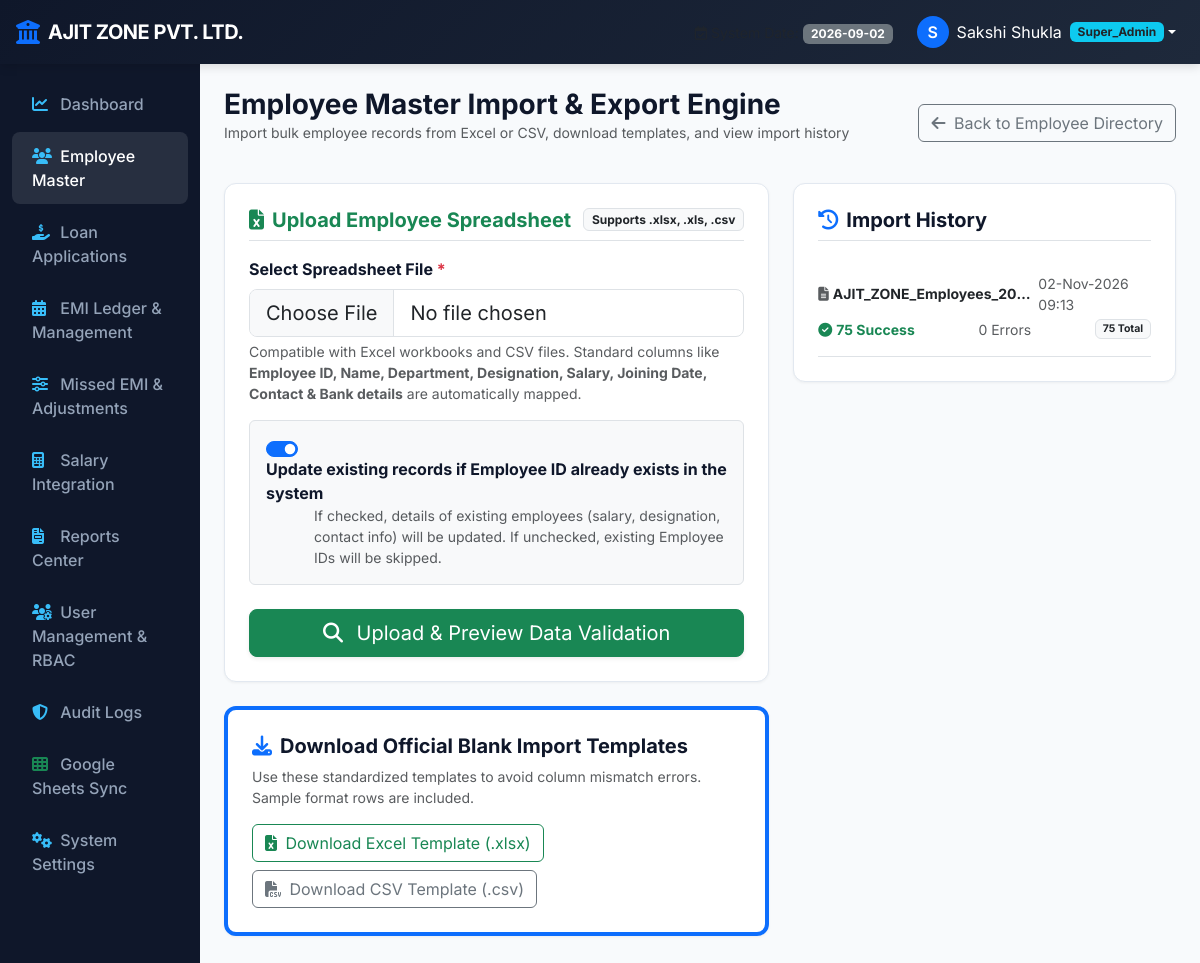
The app's page /employees/import (signed in) with its own data.
### models.py (models this page shows, shortened)
class SystemSetting(db.Model):
    __tablename__ = 'system_settings'
    id = db.Column(db.Integer, primary_key=True)
    key = db.Column(db.String(64), unique=True, nullable=False)
    value = db.Column(db.Text, nullable=True)
    description = db.Column(db.String(256), nullable=True)
    updated_at = db.Column(db.DateTime, default=datetime.utcnow, onupdate=datetime.utcnow)

class User(db.Model):
    __tablename__ = 'users'
    id = db.Column(db.Integer, primary_key=True)
    username = db.Column(db.String(64), unique=True, nullable=False, index=True)
    password_hash = db.Column(db.String(256), nullable=False)
    full_name = db.Column(db.String(128), nullable=False)
    email = db.Column(db.String(128), nullable=True)
    role = db.Column(db.String(32), nullable=False, default='HR')
    employee_id = db.Column(db.Integer, db.ForeignKey('employees.id'), nullable=True)
    permissions = db.Column(db.Text, nullable=True)
    is_primary_superadmin = db.Column(db.Boolean, default=False)
    is_active = db.Column(db.Boolean, default=True)
    created_at = db.Column(db.DateTime, default=datetime.utcnow)
    employee = db.relationship('Employee', foreign_keys=[employee_id], backref='user_account', uselist=False)
    def is_superadmin(self):
        return self.role == 'Super_Admin' or self.is_primary_superadmin
    def has_permission(self, module, action):
        if self.is_superadmin():
            return True

class ImportLog(db.Model):
    __tablename__ = 'import_logs'
    id = db.Column(db.Integer, primary_key=True)
    file_name = db.Column(db.String(128), nullable=False)
    records_processed = db.Column(db.Integer, default=0)
    records_success = db.Column(db.Integer, default=0)
    records_failed = db.Column(db.Integer, default=0)
    error_details = db.Column(db.Text, nullable=True)
    imported_by_id = db.Column(db.Integer, db.ForeignKey('users.id'), nullable=False)
    imported_at = db.Column(db.DateTime, default=datetime.utcnow)

### routes/employee.py (the view, shortened to what this page needs)
@employee_bp.route('/employees/import', methods=['GET', 'POST'])
@login_required
@permission_required('employees', 'import')
def import_excel():
    import_history = ImportLog.query.order_by(ImportLog.imported_at.desc()).limit(15).all()
    return render_template('employees/import.html', preview=False, history=import_history)

### templates/employees/import.html (shortened to what this page needs)
{% extends 'base.html' %}
{% block content %}
<div class="d-flex justify-content-between align-items-center mb-4">
    <div>
        <h3 class="fw-bold mb-0">Employee Master Import & Export Engine</h3>
        <p class="text-muted small">Import bulk employee records from Excel or CSV, download templates, and view import history</p>
    </div>
    <div class="d-flex gap-2">
        <a href="{{ url_for('employee.index') }}" class="btn btn-outline-secondary">
            <i class="fa-solid fa-arrow-left me-1"></i> Back to Employee Directory
        </a>
    </div>
</div>
{% if not preview %}
<div class="row g-4">
    <div class="col-lg-7">
        <div class="content-card">
            <div class="d-flex justify-content-between align-items-center mb-3 border-bottom pb-2">
                <h5 class="fw-bold mb-0 text-success"><i class="fa-solid fa-file-excel me-2"></i>Upload Employee Spreadsheet</h5>
                <span class="badge bg-light text-dark border">Supports .xlsx, .xls, .csv</span>
            </div>
            <form method="POST" action="{{ url_for('employee.import_excel') }}" enctype="multipart/form-data">
                <div class="mb-3">
                    <label class="form-label fw-bold">Select Spreadsheet File <span class="text-danger">*</span></label>
                    <input type="file" name="file" class="form-control form-control-lg" accept=".xlsx, .xls, .csv" required>
                    <small class="text-muted d-block mt-1">
                        Compatible with Excel workbooks and CSV files. Standard columns like <strong>Employee ID, Name, Department, Designation, Salary, Joining Date, Contact & Bank details</strong> are automatically mapped.
                    </small>
                </div>
                <div class="form-check form-switch p-3 bg-light rounded border mb-4">
                    <input class="form-check-input ms-0 me-3" type="checkbox" name="update_existing" id="update_existing" value="1" checked>
                    <label class="form-check-label fw-bold" for="update_existing">
                        Update existing records if Employee ID already exists in the system
                    </label>
                    <small class="text-muted d-block ms-5">
                        If checked, details of existing employees (salary, designation, contact info) will be updated. If unchecked, existing Employee IDs will be skipped.
                    </small>
                </div>
                <button type="submit" class="btn btn-success btn-lg w-100 shadow-sm">
                    <i class="fa-solid fa-magnifying-glass me-2"></i> Upload & Preview Data Validation
                </button>
            </form>
        </div>
        <div class="content-card mt-4 border-start border-4 border-primary">
            <h5 class="fw-bold mb-2"><i class="fa-solid fa-download text-primary me-2"></i>Download Official Blank Import Templates</h5>
            <p class="text-muted small mb-3">Use these standardized templates to avoid column mismatch errors. Sample format rows are included.</p>
            <div class="d-flex gap-2 flex-wrap">
                <a href="{{ url_for('employee.download_template', format='xlsx') }}" class="btn btn-outline-success">
                    <i class="fa-solid fa-file-excel me-1"></i> Download Excel Template (.xlsx)
                </a>
                <a href="{{ url_for('employee.download_template', format='csv') }}" class="btn btn-outline-secondary">
                    <i class="fa-solid fa-file-csv me-1"></i> Download CSV Template (.csv)
                </a>
            </div>
        </div>
    </div>
    <div class="col-lg-5">
        <div class="content-card">
            <h5 class="fw-bold mb-3 border-bottom pb-2"><i class="fa-solid fa-clock-rotate-left text-primary me-2"></i>Import History</h5>
            <div class="list-group list-group-flush">
                {% for log in history %}
                <div class="list-group-item px-0 py-3 border-bottom">
                    <div class="d-flex justify-content-between align-items-center mb-1">
                        <span class="fw-bold text-dark small text-truncate" style="max-width: 220px;" title="{{ log.file_name }}">
                            <i class="fa-solid fa-file-lines text-muted me-1"></i>{{ log.file_name }}
                        </span>
                        <small class="text-muted">{{ log.imported_at | datefmt('%d-%b-%Y %H:%M') }}</small>
                    </div>
                    <div class="d-flex justify-content-between align-items-center small mt-1">
                        <span class="text-success fw-bold">
                            <i class="fa-solid fa-circle-check me-1"></i>{{ log.records_success }} Success
                        </span>
                        {% if log.records_failed and log.records_failed > 0 %}
                        <span class="text-danger fw-bold">
                            <i class="fa-solid fa-circle-xmark me-1"></i>{{ log.records_failed }} Failed
                        </span>
                        {% else %}
                        <span class="text-muted">0 Errors</span>
                        {% endif %}
                        <span class="badge bg-light text-dark border">{{ log.records_processed }} Total</span>
                    </div>
                </div>
                {% else %}
                <div class="text-muted small py-4 text-center">No import history recorded yet.</div>
                {% endfor %}
            </div>
        </div>
    </div>
</div>
{% endif %}
{% endblock %}

### templates/base.html (shortened to what this page needs)
<!DOCTYPE html>
<html lang="en">
<head>
    <link href="https://cdn.jsdelivr.net/npm/bootstrap@5.3.0/dist/css/bootstrap.min.css" rel="stylesheet">
    <link href="https://cdnjs.cloudflare.com/ajax/libs/font-awesome/6.4.0/css/all.min.css" rel="stylesheet">
    <link href="{{ url_for('static', filename='css/custom.css') }}" rel="stylesheet">
</head>
<body>
    {% if session.get('user_id') %}
    <nav class="navbar navbar-expand-lg bg-brand-header navbar-dark sticky-top">
        <div class="container-fluid px-3">
            <a class="navbar-brand d-flex align-items-center" href="{{ url_for('dashboard.index') }}">
                <i class="fa-solid fa-building-columns text-primary me-2 fs-4"></i>
                <span class="navbar-brand-title">{{ COMPANY_NAME }}</span>
            </a>
            <div class="collapse navbar-collapse" id="navbarMain">
                <ul class="navbar-nav ms-auto align-items-center">
                    <li class="nav-item me-3 text-light">
                        <small class="text-muted"><i class="fa-regular fa-calendar-check me-1"></i>System Date:</small>
                        <span class="badge bg-secondary">2026-09-02</span>
                    </li>
                    <li class="nav-item dropdown">
                        <a class="nav-link dropdown-toggle d-flex align-items-center text-white" href="#" id="userDropdown" role="button" data-bs-toggle="dropdown">
                            <div class="bg-primary text-white rounded-circle d-flex align-items-center justify-content-center me-2" style="width: 32px; height: 32px; font-weight: 600;">
                                {{ session.get('full_name', 'U')[0] }}
                            </div>
                            <span>{{ session.get('full_name') }}</span>
                            <span class="badge bg-info ms-2 text-dark">{{ session.get('user_role') }}</span>
                        </a>
                    </li>
                </ul>
            </div>
        </div>
    </nav>
    <div class="container-fluid">
        <div class="row">
            <nav class="col-md-3 col-lg-2 d-md-block main-sidebar collapse">
                <div class="position-sticky">
                    <ul class="nav flex-column">
                        {% if has_perm('dashboard', 'view_all') or is_superadmin() %}
                        <li class="nav-item">
                            <a class="nav-link {% if request.endpoint == 'dashboard.index' %}active{% endif %}" href="{{ url_for('dashboard.index') }}">
                                <i class="fa-solid fa-chart-line"></i> Dashboard
                            </a>
                        </li>
                        {% endif %}
                        {% if has_perm('employees', 'view_all') or has_perm('employees', 'view_own') or is_superadmin() %}
                        <li class="nav-item">
                            <a class="nav-link {% if 'employee' in request.endpoint %}active{% endif %}" href="{{ url_for('employee.index') }}">
                                <i class="fa-solid fa-users"></i> Employee Master
                            </a>
                        </li>
                        {% endif %}
                        {% if has_perm('loan_applications', 'view_all') or has_perm('loan_applications', 'view_own') or has_perm('loan_applications', 'add') or is_superadmin() %}
                        <li class="nav-item">
                            <a class="nav-link {% if 'loan' in request.endpoint %}active{% endif %}" href="{{ url_for('loan.index') }}">
                                <i class="fa-solid fa-hand-holding-dollar"></i> Loan Applications
                            </a>
                        </li>
                        {% endif %}
                        {% if has_perm('emi', 'view_all') or has_perm('emi', 'view_own') or is_superadmin() %}
                        <li class="nav-item">
                            <a class="nav-link {% if 'emi.management' in request.endpoint %}active{% endif %}" href="{{ url_for('emi.management') }}">
                                <i class="fa-solid fa-calendar-days"></i> EMI Ledger & Management
                            </a>
                        </li>
                        {% endif %}
                        {% if has_perm('adjustments', 'view_all') or has_perm('adjustments', 'view_own') or is_superadmin() %}
                        <li class="nav-item">
                            <a class="nav-link {% if 'emi.adjustments' in request.endpoint %}active{% endif %}" href="{{ url_for('emi.adjustments') }}">
                                <i class="fa-solid fa-sliders"></i> Missed EMI & Adjustments
                            </a>
                        </li>
                        {% endif %}
                        {% if has_perm('salary', 'view_all') or is_superadmin() %}
                        <li class="nav-item">
                            <a class="nav-link {% if 'salary' in request.endpoint %}active{% endif %}" href="{{ url_for('salary.index') }}">
                                <i class="fa-solid fa-calculator"></i> Salary Integration
                            </a>
                        </li>
                        {% endif %}
                        {% if has_perm('reports', 'view_all') or has_perm('reports', 'view_own') or is_superadmin() %}
                        <li class="nav-item">
                            <a class="nav-link {% if 'reports' in request.endpoint %}active{% endif %}" href="{{ url_for('reports.index') }}">
                                <i class="fa-solid fa-file-invoice"></i> Reports Center
                            </a>
                        </li>
                        {% endif %}
                        {% if has_perm('user_mgmt', 'view_all') or is_superadmin() %}
                        <li class="nav-item">
                            <a class="nav-link {% if 'user_mgmt' in request.endpoint %}active{% endif %}" href="{{ url_for('user_mgmt.index') }}">
                                <i class="fa-solid fa-users-gear"></i> User Management & RBAC
                            </a>
                        </li>
                        {% endif %}
                        {% if has_perm('audit_logs', 'view_all') or is_superadmin() %}
                        <li class="nav-item">
                            <a class="nav-link {% if 'audit' in request.endpoint %}active{% endif %}" href="{{ url_for('audit.index') }}">
                                <i class="fa-solid fa-shield-halved"></i> Audit Logs
                            </a>
                        </li>
                        {% endif %}
                        {% if has_perm('settings', 'view_all') or has_perm('settings', 'manage') or is_superadmin() %}
                        <li class="nav-item">
                            <a class="nav-link {% if 'google_sheets' in request.endpoint %}active{% endif %}" href="{{ url_for('google_sheets.index') }}">
                                <i class="fa-solid fa-table-cells text-success"></i> Google Sheets Sync
                            </a>
                        </li>
                        <li class="nav-item">
                            <a class="nav-link {% if 'settings' in request.endpoint and 'google_sheets' not in request.endpoint %}active{% endif %}" href="{{ url_for('settings.index') }}">
                                <i class="fa-solid fa-gears"></i> System Settings
                            </a>
                        </li>
                        {% endif %}
                    </ul>
                </div>
            </nav>
            <main class="col-md-9 ms-sm-auto col-lg-10 px-md-4 py-4">
                {% block content %}{% endblock %}
            </main>
        </div>
    </div>
    {% else %}
        {% block login_content %}{% endblock %}
    {% endif %}
</body>
</html>

### records on screen
SystemSetting: value "AJIT ZONE PVT. LTD."
User: get "Sakshi Shukla", get "Super_Admin"
ImportLog: file_name "AJIT_ZONE_Employees_20…", imported_at "02-Nov-2026 09:13", records_success "75", records_failed "0 Errors", records_processed "75"

### other values on screen
{{ session.get('full_name', 'U')[0] }} "S"
